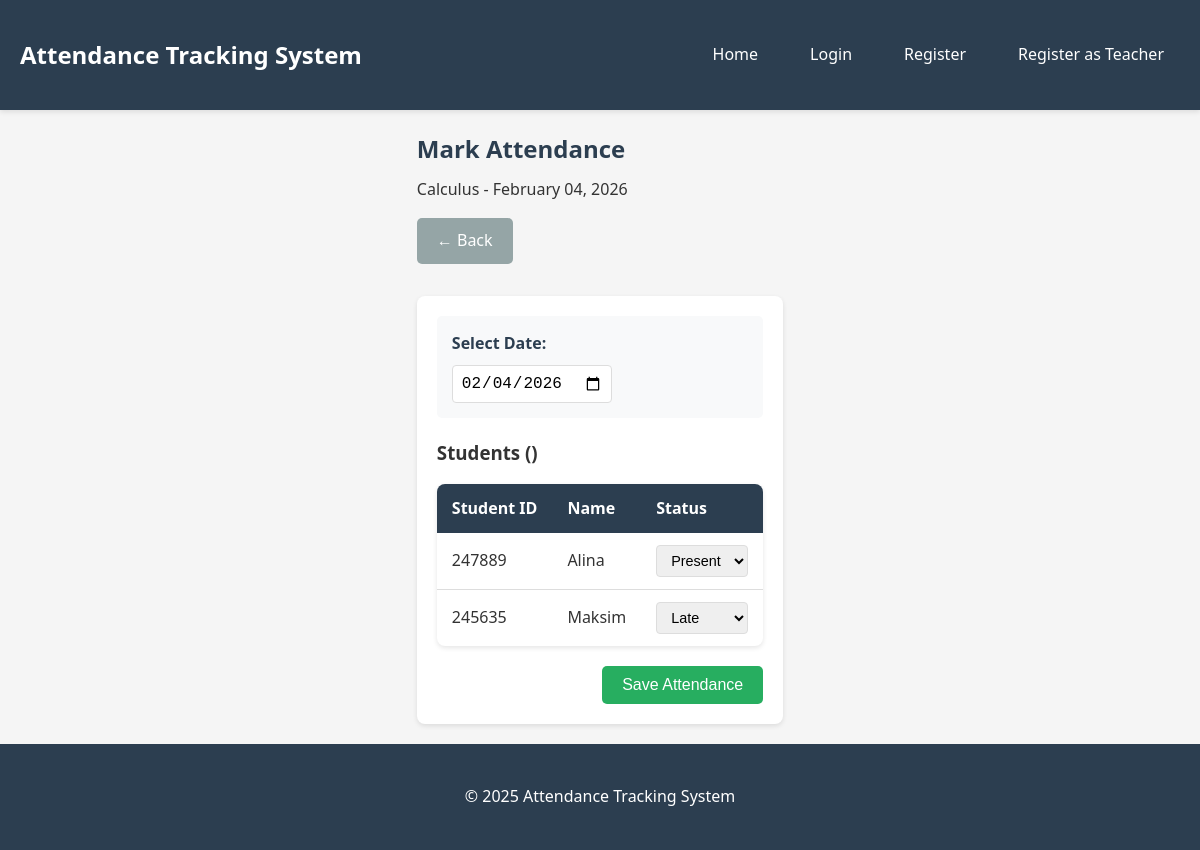
Screenshot of /class/2/mark/?date=2026-02-04 with the database file from the repository.
### attendance/models.py (models this page shows, shortened)
class Class(models.Model):
    name = models.CharField(max_length=100)
    code = models.CharField(max_length=20, unique=True)
    description = models.TextField(blank=True)
    created_at = models.DateTimeField(auto_now_add=True)
    class Meta:
        verbose_name_plural = "Classes"
        ordering = ['name']

class Student(models.Model):
    name = models.CharField(max_length=100)
    student_id = models.CharField(max_length=20, unique=True)
    email = models.EmailField(blank=True)
    class_enrolled = models.ForeignKey(Class, on_delete=models.CASCADE, related_name='students')
    created_at = models.DateTimeField(auto_now_add=True)
    class Meta:
        ordering = ['name']

class Attendance(models.Model):
    STATUS_CHOICES = [
        ('present', 'Present'),
        ('absent', 'Absent'),
        ('late', 'Late'),
    ]
    student = models.ForeignKey(Student, on_delete=models.CASCADE, related_name='attendances')
    class_enrolled = models.ForeignKey(Class, on_delete=models.CASCADE, related_name='attendances')
    date = models.DateField(default=timezone.now)
    status = models.CharField(max_length=10, choices=STATUS_CHOICES, default='absent')
    notes = models.TextField(blank=True)
    marked_at = models.DateTimeField(auto_now_add=True)
    class Meta:
        ordering = ['-date', 'student']
        unique_together = ['student', 'date']

### attendance/views.py (the view, shortened to what this page needs)
# urls.py: path('class/<int:class_id>/mark/', views.mark_attendance, name='mark_attendance'),
def mark_attendance(request, class_id):
    class_obj = get_object_or_404(Class, id=class_id)
    students = class_obj.students.all()
    attendance_date = request.GET.get('date', date.today().isoformat())
    try:
        attendance_date = date.fromisoformat(attendance_date)
    except (ValueError, TypeError):
        attendance_date = date.today()
    existing_attendance = {}
    students_list = list(students)
    for student in students_list:
        attendance = Attendance.objects.filter(
            student=student,
            date=attendance_date
        ).first()
        if attendance:
            existing_attendance[student.id] = attendance.status
            student.current_status = attendance.status
        else:
            student.current_status = 'absent'
    return render(request, 'attendance/mark_attendance.html', {
        'class_obj': class_obj,
        'students': students_list,
        'attendance_date': attendance_date,
        'existing_attendance': existing_attendance
    })

### templates/attendance/mark_attendance.html (shortened to what this page needs)
{% extends 'base.html' %}
{% block content %}
<div class="page-header">
    <h2>Mark Attendance</h2>
    <p>{{ class_obj.name }} - {{ attendance_date|date:"F d, Y" }}</p>
    <div class="header-actions">
        <a href="{% url 'class_students' class_obj.id %}" class="btn btn-secondary">← Back</a>
    </div>
</div>
{% if students %}
    <form method="POST" class="attendance-form">
        <div class="date-selector">
            <label for="date">Select Date:</label>
            <input type="date" id="date" name="date" value="{{ attendance_date|date:'Y-m-d' }}"
                   onchange="window.location.href='?date=' + this.value">
        </div>
        <div class="attendance-list">
            <h3>Students ({{ students.count }})</h3>
            <table class="data-table">
                <thead>
                    <tr>
                        <th>Student ID</th>
                        <th>Name</th>
                        <th>Status</th>
                    </tr>
                </thead>
                <tbody>
                    {% for student in students %}
                        <tr>
                            <td>{{ student.student_id }}</td>
                            <td>{{ student.name }}</td>
                            <td>
                                <select name="status_{{ student.id }}" class="status-select">
                                    {% if student.current_status == 'present' %}
                                        <option value="present" selected>Present</option>
                                    {% elif student.current_status == 'late' %}
                                        <option value="late" selected>Late</option>
                                    {% else %}
                                        <option value="present">Present</option>
                                        <option value="absent" selected>Absent</option>
                                        <option value="late">Late</option>
                                    {% endif %}
                                </select>
                            </td>
                        </tr>
                    {% endfor %}
                </tbody>
            </table>
        </div>
        <div class="form-actions">
            <button type="submit" class="btn btn-success">Save Attendance</button>
        </div>
    </form>
{% else %}
    <div class="empty-state">
        <p>No students found in this class.</p>
    </div>
{% endif %}
{% endblock %}

### static/css/style.css (style rules this page uses)
* { margin: 0; padding: 0; box-sizing: border-box; }
body { font-family: 'Segoe UI', Tahoma, Geneva, Verdana, sans-serif; line-height: 1.6; color: #333; background-color: #f5f5f5; min-height: 100vh; display: flex; flex-direction: column; }
.page-header { margin-bottom: 2rem; }
.page-header h2 { color: #2c3e50; margin-bottom: 0.5rem; }
.header-actions { margin-top: 1rem; display: flex; gap: 10px; flex-wrap: wrap; }
.btn { display: inline-block; padding: 10px 20px; text-decoration: none; border-radius: 5px; border: none; cursor: pointer; font-size: 1rem; transition: all 0.3s; }
.btn-success { background-color: #27ae60; color: white; }
.btn-secondary { background-color: #95a5a6; color: white; }
.data-table { width: 100%; border-collapse: collapse; background: white; border-radius: 8px; overflow: hidden; box-shadow: 0 2px 5px rgba(0,0,0,0.1); margin-top: 1rem; }
.data-table thead { background-color: #2c3e50; color: white; }
.data-table th, .data-table td { padding: 12px 15px; text-align: left; }
.data-table tbody tr { border-bottom: 1px solid #ddd; }
.data-table tbody tr:last-child { border-bottom: none; }
.attendance-form { background: white; padding: 20px; border-radius: 8px; box-shadow: 0 2px 5px rgba(0,0,0,0.1); }
.date-selector { margin-bottom: 20px; padding: 15px; background-color: #f8f9fa; border-radius: 5px; }
.date-selector label { display: block; margin-bottom: 8px; font-weight: bold; color: #2c3e50; }
.date-selector input[type="date"] { padding: 8px; border: 1px solid #ddd; border-radius: 4px; font-size: 1rem; }
.status-select { padding: 6px 10px; border: 1px solid #ddd; border-radius: 4px; font-size: 0.9rem; cursor: pointer; }
.form-actions { margin-top: 20px; text-align: right; }

### rows the page displays
Class: name "Calculus"
Student: student_id "247889", name "Alina", id.status "Present"
Student: student_id "245635", name "Maksim", id.status "Late"

### other values shown
{{ attendance_date|date:"F d, Y" }} "February 04, 2026"
